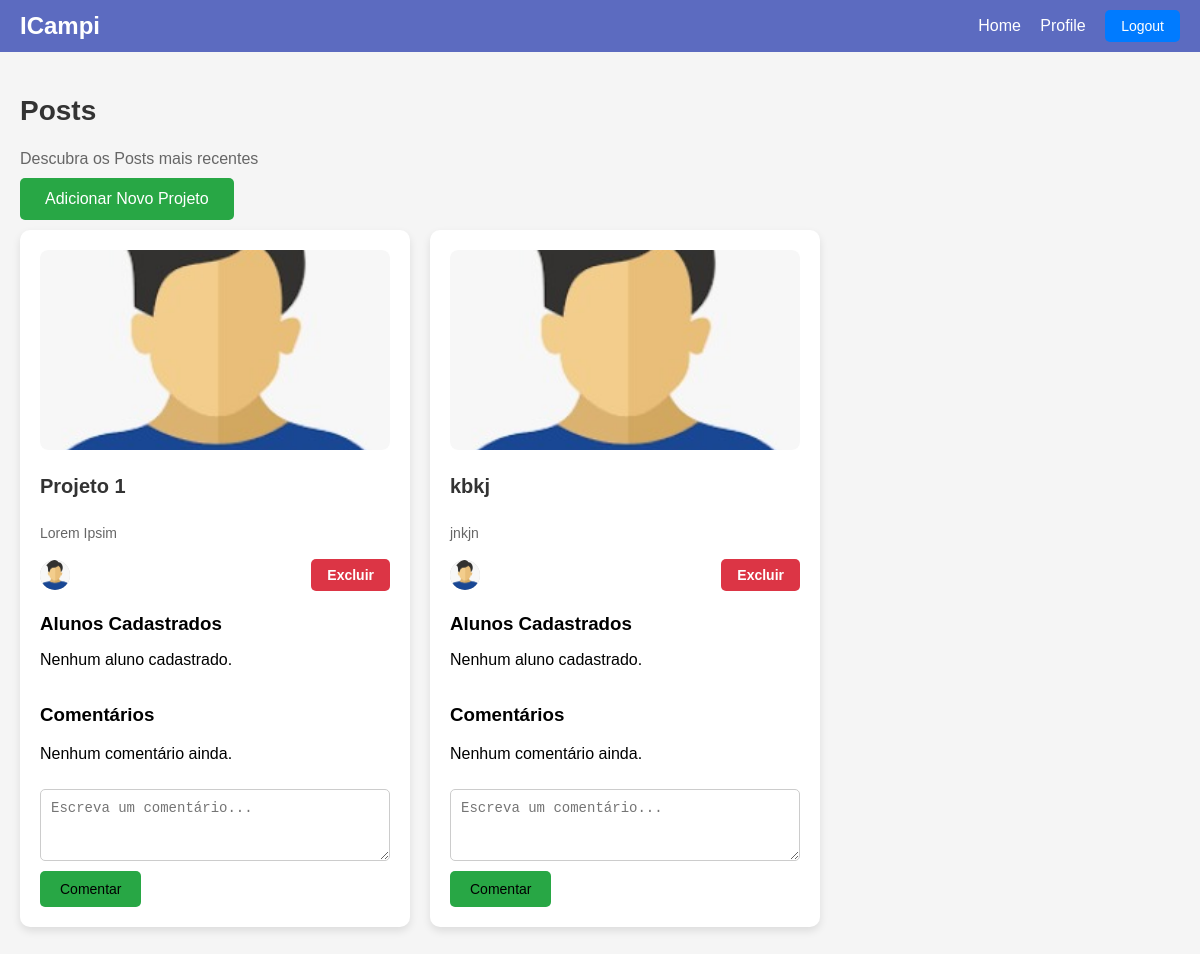
/ (signed in), run on an earlier commit of the app's database.
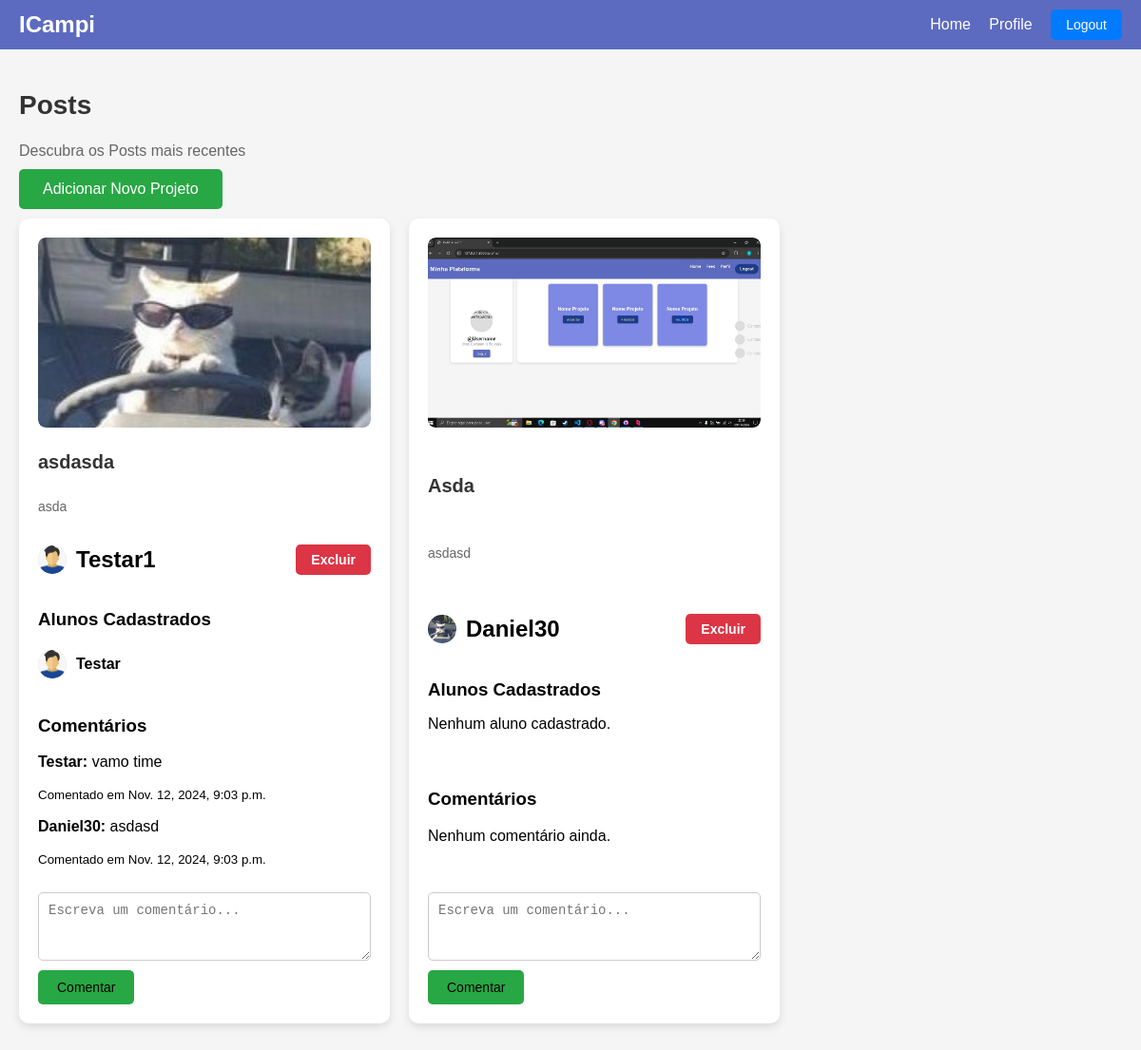
And on a later commit of the database.
### feed/models.py (models this page shows, shortened)
class Project(models.Model):
    title = models.CharField(max_length=20)
    body = models.TextField(max_length=750)
    calendar = models.DateField(null=True, blank=True)
    author = models.ForeignKey(Profile, limit_choices_to={'role': 'teacher'}, on_delete=models.CASCADE, null=True, blank=True)
    students = models.ManyToManyField(Profile, related_name='joined_projects', limit_choices_to={'role': 'student'}, blank=True)
    image = models.ImageField(upload_to ='project_images/', null=True, blank=True)

class Profile(models.Model):
    ROLE_CHOICES = (
        ('student', 'Student'),
        ('teacher', 'Teacher'),
    )
    user = models.OneToOneField(User, on_delete=models.CASCADE)
    role = models.CharField(max_length=7, choices=ROLE_CHOICES)
    matricula = models.CharField(max_length=9, validators=[MinLengthValidator(9)], unique=False)
    summary = models.TextField(max_length=500, help_text="Descreva seus conhecimentos aqui")
    profile_image = models.ImageField(upload_to='profile_images/', blank=True, null=True)
    profile_background_image = models.ImageField(upload_to='profile_backgrounds/', null=True, blank=True)

class Comment(models.Model):
    project = models.ForeignKey(Project, related_name='comments', on_delete=models.CASCADE)
    author = models.ForeignKey(Profile, limit_choices_to={'role': 'student'},on_delete=models.CASCADE, null=True, blank=True)
    body = models.TextField(max_length=250)
    created_at = models.DateTimeField(auto_now_add=True)

### feed/views.py (the view)
# urls.py: path('', ProjectListView.as_view(), name='home'),
class ProjectListView(LoginRequiredMixin, generic.ListView):
    model = Project
    paginate_by = 10
    template_name = 'feed/feed.html'
    context_object_name = 'projects'
    login_url = '/accounts/login/'
    def get_context_data(self, **kwargs):
        context = super().get_context_data(**kwargs)
        context['comment_form'] = CommentForm()  # Inclui o formulário de comentário no contexto
        return context

### feed/forms.py
class CommentForm(forms.ModelForm):
    class Meta:
        model = Comment
        fields = ['body']
        widgets = {
            'body': forms.Textarea(attrs={
                'class': 'form-field',  # Classe CSS para estilização
                'placeholder': 'Escreva um comentário...',
                'rows': 3,
            }),
        }

### feed/templates/feed/feed.html (shortened to what this page needs)
<!DOCTYPE html>
<html lang="en">
<head>
</head>
<body>
    <header>
        <h1>ICampi</h1>
        <nav>
            <a href=" ">Home</a>
            <a href="{% url 'profile' %}">Profile</a>
            <form class="logout-form" action="{% url 'logout' %}" method="post">
                <button type="submit">Logout</button>
            </form>
        </nav>
    </header>
    <main class="main">
        <div class="section-header">
            <h2 class="section-title">Posts</h2>
            <p class="section-subtitle">Descubra os Posts mais recentes</p>
        </div>
        {% if user.is_authenticated and user.profile.role == 'teacher' %}
            <a href="{% url 'add_project' %}">
                <button class="add-project-btn">Adicionar Novo Projeto</button>
            </a>
        {% endif %}
        <div class="projects-container">
            {% for project in projects %}
                <div class="project-card">
                    <div class="project-image">
                        {% if project.image %}
                            <img src="{{ project.image.url }}" alt="{{ project.title }} Image" class="project-image">
                        {% else %}
                            <img src="/static/images/Avatar_Padrão.jpeg" alt="Imagem do Projeto Padrão" class="project-image">
                        {% endif %}
                    </div>
                    <h2 class="project-title">{{ project.title }}</h2>
                    <p class="project-body">{{ project.body|truncatewords:20 }}</p>
                    <div class="project-footer">
                        <div class="project-footer-content">
                            <div class="author-info">
                                {% if project.author.profile_image %}
                                    <img src="{{ project.author.profile_image.url }}" alt="Foto de perfil de {{ project.author.user.username }}" class="avatar">
                                {% else %}
                                    <img src="/static/images/Avatar_Padrão.jpeg" alt="Foto de perfil padrão" class="avatar">
                                {% endif %}
                                <h2>{{ project.author.user.username }}</h2>
                            </div>
                            {% if request.user.is_authenticated and request.user.profile.role == 'teacher' %}
                                <form action="{% url 'delete_project' project.id %}" method="post" style="display:inline;">
                                    <button type="submit" class="delete-btn">Excluir</button>
                                </form>
                            {% endif %}
                        </div>
                        <h3>Alunos Cadastrados</h3>
                        {% for student in project.students.all %}
                            <div class="student-info">
                                {% if student.profile_image %}
                                    <img src="{{ student.profile_image.url }}" alt="Foto de perfil de {{ student.user.username }}" class="avatar">
                                {% else %}
                                    <img src="/static/images/Avatar_Padrão.jpeg" alt="Foto de perfil padrão" class="avatar">
                                {% endif %}
                                <h4>{{ student.user.username }}</h4>
                            </div>
                        {% empty %}
                            <p>Nenhum aluno cadastrado.</p>
                        {% endfor %}
                    </div>
                    <div class="comment-section">
                        <h3>Comentários</h3>
                        {% for comment in project.comments.all %}
                            <div class="comment">
                                <p><strong>{{ comment.author.user.username }}:</strong> {{ comment.body }}</p>
                                <p><small>Comentado em {{ comment.created_at }}</small></p>
                            </div>
                        {% empty %}
                            <p>Nenhum comentário ainda.</p>
                        {% endfor %}
                    </div>
                    <form class="comment-form" action="{% url 'add_comment' project.id %}" method="post">
                        {{ comment_form.body }}
                        <button type="submit">Comentar</button>
                    </form>
                </div>
            {% empty %}
                <p>Nenhum projeto encontrado.</p>
            {% endfor %}
        </div>
    </main>
</body>
</html>

### feed/templates/feed/feed.html (style rules this page uses)
body { font-family: Arial, sans-serif; margin: 0; padding: 0; background-color: #f5f5f5; }
header { background-color: #5c6bc0; color: white; padding: 10px 20px; display: flex; justify-content: space-between; align-items: center; }
header h1 { margin: 0; font-size: 24px; }
nav a { color: white; text-decoration: none; margin-right: 15px; }
.logout-form { display: inline; }
.main { max-width: 1200px; margin: auto; padding: 20px; }
.section-title { font-size: 28px; font-weight: bold; color: #333; text-align: left; }
.section-subtitle { color: #666; font-size: 16px; text-align: left; margin-bottom: 20px; }
.projects-container { display: grid; grid-template-columns: repeat(3, 1fr); gap: 20px; justify-items: center; margin-bottom: 20px; }
.project-card { background-color: white; padding: 20px; border-radius: 10px; box-shadow: 0px 4px 8px rgba(0, 0, 0, 0.1); max-width: 350px; width: 100%; display: flex; flex-direction: column; justify-content: space-between; }
.project-image { width: 100%; height: 200px; object-fit: cover; border-radius: 8px; overflow: hidden; margin-bottom: 15px; }
.project-title { font-size: 20px; font-weight: bold; color: #333; margin: 10px 0; }
.project-body { color: #666; font-size: 14px; line-height: 1.6; margin-bottom: 10px; }
.project-footer-content { display: flex; justify-content: space-between; align-items: center; width: 100%; margin-bottom: 10px; }
.author-info, .student-info { display: flex; align-items: center; gap: 10px; }
.author-info img, .student-info img { width: 30px; height: 30px; border-radius: 50%; background-color: #ccc; }
.add-project-btn { padding: 12px 25px; background-color: #28a745; color: white; border: none; border-radius: 5px; font-size: 16px; text-align: center; cursor: pointer; transition: background-color 0.3s; position: relative; top: -10px; }
button { padding: 8px 16px; border: none; border-radius: 5px; font-size: 14px; cursor: pointer; transition: background-color 0.3s; }
.logout-form button { background-color: #007bff; color: white; }
.delete-btn { background-color: #dc3545; color: white; padding: 8px 16px; font-weight: bold; border: none; border-radius: 5px; cursor: pointer; transition: background-color 0.3s; }
.comment-form button { width: fit-content; padding: 10px 20px; background-color: #28a745; border-radius: 5px; }
.comment-form { display: flex; flex-direction: column; margin-top: 10px; }
.comment-form textarea { padding: 10px; border-radius: 5px; border: 1px solid #ccc; font-size: 14px; resize: vertical; min-height: 50px; margin-bottom: 10px; }
.project-footer h3 { margin-bottom: 5px; }
.student-info { margin-top: 0; margin-bottom: 5px; }

What changed in the data, as far as the page shows it:
removed Project: title "Projeto 1", body "Lorem Ipsim"
removed Project: title "kbkj", body "jnkjn"
added Project: image (picture), title "asdasda", body "asda", author.user.username "Testar1"
added Profile: user.username "Testar"
added Comment: author.user.username "Testar", body "vamo time", created_at "Nov. 12, 2024, 9:03 p.m."
added Comment: author.user.username "Daniel30", body "asdasd", created_at "Nov. 12, 2024, 9:03 p.m."
added Project: image (picture), title "Asda", body "asdasd", author.profile_image (picture), author.user.username "Daniel30"
